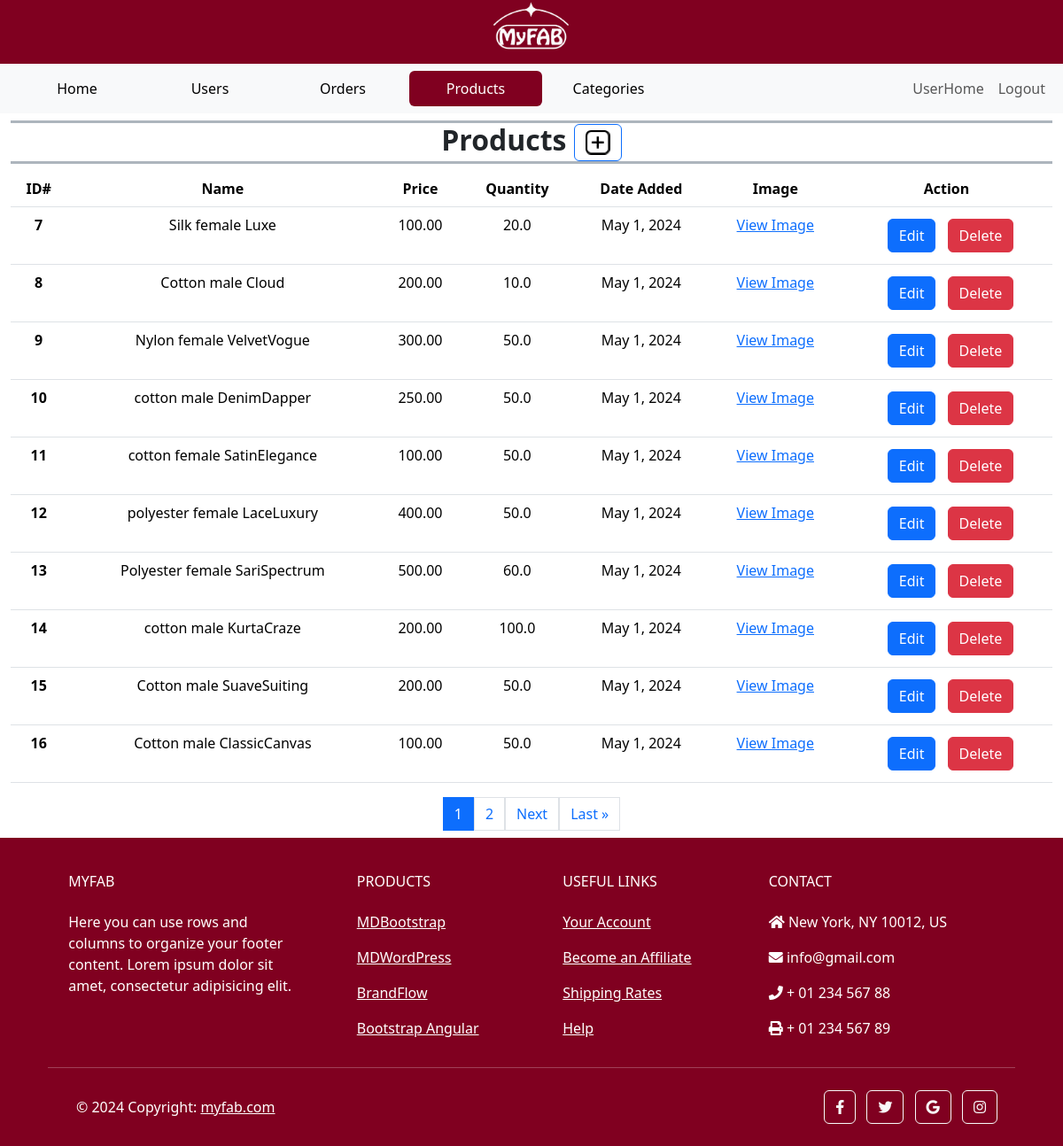
Page /custom_admin/products/ (signed in) on the earlier database version.
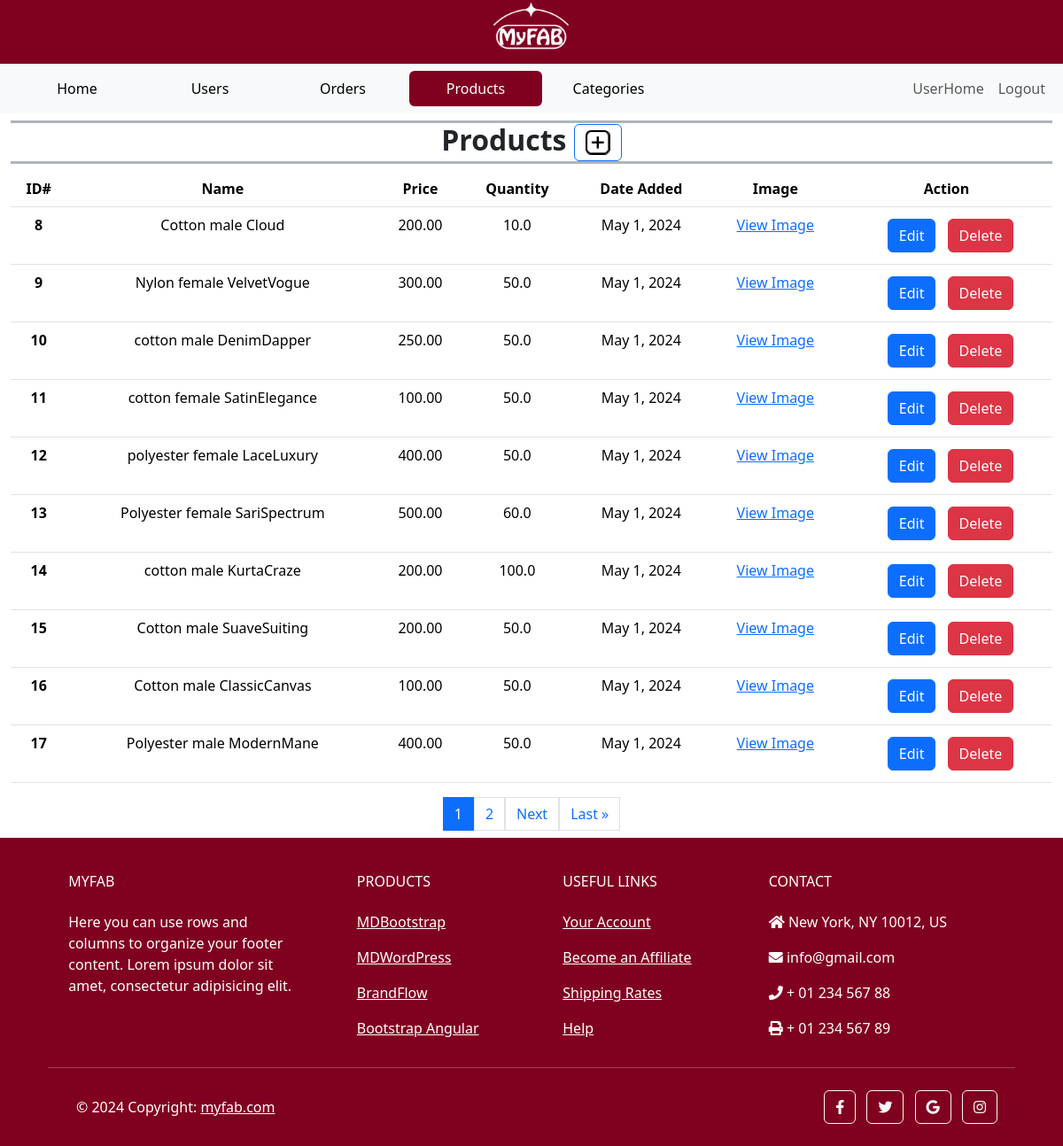
Same page on the later database version.
### main/models.py (models this page shows, shortened)
class Product(models.Model):
    name = models.CharField(max_length=255, unique=True, blank=False, null=False)
    price = models.DecimalField(max_digits=10, decimal_places=2, default=0, validators=[MinValueValidator(0)])
    image = models.ImageField(upload_to='images/products')
    description = models.TextField(blank=True)
    qty = models.FloatField(default=0, validators=[MinValueValidator(0)])
    add_date = models.DateField(auto_now_add=True)
    is_active = models.BooleanField(default=True)
    usages = models.ManyToManyField(Usage)
    category_choices = models.ManyToManyField(CategoryChoice)

### custom_admin/views.py (the view)
# urls.py: path('products/', AdminProducts.as_view(), name = 'admin_products'),
class AdminProducts(View):
    def get(self, request):
        products = Product.objects.all()
        paginator = Paginator(products, 10)
        page_number = request.GET.get('page')
        try:
            paged_products = paginator.page(page_number)
        except PageNotAnInteger:
            paged_products = paginator.page(1)
        except EmptyPage:
             paged_products = paginator.page(paginator.num_pages)
        context = {'products': paged_products}
        return render(request, 'admin_products.html', context)

### templates/admin_products.html (shortened to what the changed rows need)
{% extends 'admin_base.html' %}
{% load static %}
{% block content %}
    <section class="mb-2">
        <div class="container-fluid">
            <div class="row h-100">
                <div class="col-12">
                    <div class="table-responsive text-center">
                        <table class="table  table-hover">
                            <thead>
                            <tr>
                                <th scope="col">ID#</th>
                                <th scope="col">Name</th>
                                <th scope="col">Price</th>
                                <th scope="col">Quantity</th>
                                <th scope="col">Date Added</th>
                                <th scope="col">Image</th>
                                <th scope="col">Action</th>
                            </tr>
                            </thead>
                            {% for product in products  %}
                            <tbody>
                                <tr>
                                    <th scope="col">{{ product.id }}</th>
                                    <td>{{ product.name }}</td>
                                    <td>{{ product.price }}</td>
                                    <td>{{ product.qty }}</td>
                                    <td>{{ product.add_date }}</td>
                                    <td><a href="{{ product.image.url }}" target="_blank">View Image</a></td>
                                    <td>
                                        <button class="btn btn-sm">
                                            <a href="{% url 'custom_admin:admin_product_edit' product.id %}" class="btn btn-primary">Edit</a>
                                        </button>
                                        <button class="btn btn-danger delete-product" data-bs-toggle="modal" data-bs-target="#confirmationModal" data-id="{{ product.pk }}" data-name="{{ product.name }}">
                                            Delete
                                        </button>
                                    </td>
                                </tr>
                            </tbody>
                            {% endfor %}
                        </table>
                    </div>
                    <div class="pagination justify-content-center">
                        {% for page in products.paginator.page_range %}
                        <a href="?page={{ page }}" class="page-link {% if products.number == page %}active{% endif %}">{{ page }}</a>
                        {% endfor %}
                        {% if products.has_next %}
                            <a href="?page={{ products.next_page_number }}" class="page-link">Next</a>
                            <a href="?page={{ products.paginator.num_pages }}" class="page-link">Last &raquo;</a>
                        {% endif %}
                    </div>
                </div>
            </div>
        </div>
    </section>
{% endblock content %}

Differences in the rows shown:
removed Product: id "7", name "Silk female Luxe", price "100.00", qty "20.0", add_date "May 1, 2024"
now on this page (row unchanged): Product: id "17", name "Polyester male ModernMane", price "400.00", qty "50.0", add_date "May 1, 2024"
